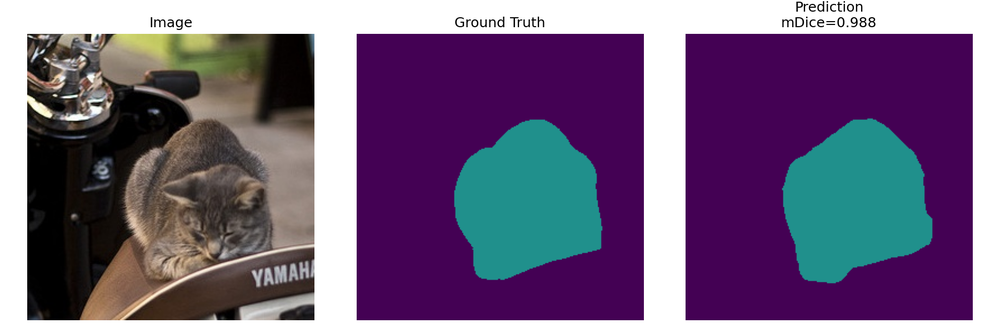
#> input picture practicum_work/supplementary/viz/predictions/best/best_0_0.988_000000556500_5818.jpg.png, 1000 x 333 px, shrunk from 1800 x 600 before the run
$ python compute_per_image_dice.py --pred-dir ../../supplementary/viz/predictions/best --gt-dir ../../supplementary/viz/predictions/best --out-csv out.png
#> lines starting #> are read from the running program, lines starting #| are printed output that depends on the picture; after the words box and inside, x2 and y2 are one past the last pixel; in counts of white or black regions, pixels touching at a corner belong together; long printed decimals are rounded
from __future__ import annotations

"""Подсчёт Dice score по каждому изображению (бинарный случай)."""

import argparse
import csv
from pathlib import Path

import numpy as np
from PIL import Image


def dice_score_binary(pred: np.ndarray, gt: np.ndarray) -> float:
    pred = (pred > 0).astype(np.uint8)
    gt = (gt > 0).astype(np.uint8)
    intersection = np.logical_and(pred == 1, gt == 1).sum()
    denom = pred.sum() + gt.sum()
    if denom == 0:
        return 1.0
    return float(2.0 * intersection / denom)


def main() -> None:
    parser = argparse.ArgumentParser()
    parser.add_argument('--pred-dir', required=True)
    parser.add_argument('--gt-dir', required=True)
    parser.add_argument('--out-csv', required=True)
    args = parser.parse_args()

    pred_dir = Path(args.pred_dir)
    gt_dir = Path(args.gt_dir)
    out_csv = Path(args.out_csv)
    out_csv.parent.mkdir(parents=True, exist_ok=True)

    rows = []
    for pred_path in sorted([p for p in pred_dir.iterdir() if p.is_file()]):
        gt_path = gt_dir / pred_path.name
        if not gt_path.exists():
            print(f'[WARN] GT not found for {pred_path.name}')
            continue

        pred = np.array(Image.open(pred_path))
#> pred is the input picture: shape (333, 1000, 4); mean R, G, B, A 115.5, 99, 128.3, 255
        gt = np.array(Image.open(gt_path))
        if pred.ndim == 3:
            pred = pred[..., 0]
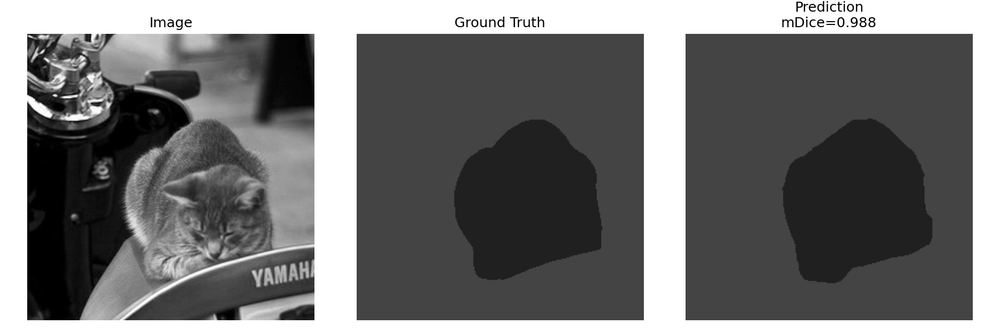
#> pred: shape (333, 1000); min 0, max 255, mean 115.5
        if gt.ndim == 3:
            gt = gt[..., 0]

        rows.append({'file_name': pred_path.name, 'dice': dice_score_binary(pred, gt)})
#> in dice_score_binary, `pred = (pred > 0).astype(np.uint8)`:
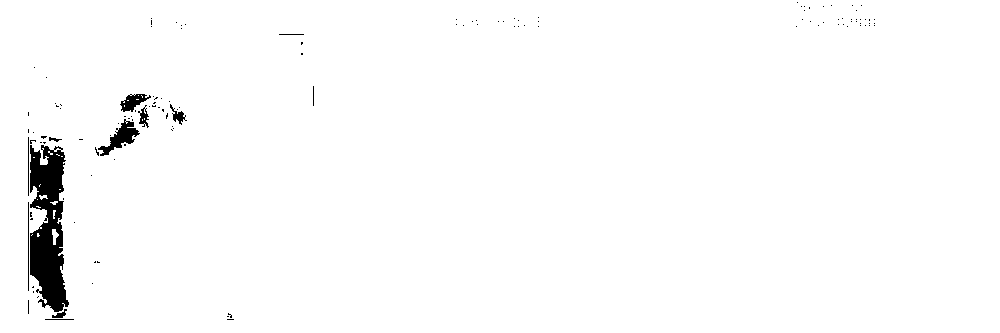
#> pred: shape (333, 1000); values 0 (black) and 1 (white), 98.2% white; 126 black regions (114 under 20 px), largest, box (x1, y1, x2, y2) and area: (30, 145, 69, 312) 4272, (98, 119, 140, 156) 545, (120, 94, 151, 112) 286
#> in dice_score_binary, `intersection = np.logical_and(pred == 1, gt == 1).sum()`: intersection = 327086
#> in dice_score_binary, `denom = pred.sum() + gt.sum()`: denom = 654172
#> pass 2 of the loop in main, `for pred_path in sorted([p for p in pred_dir.iterdir() if p.is_file()]):`:
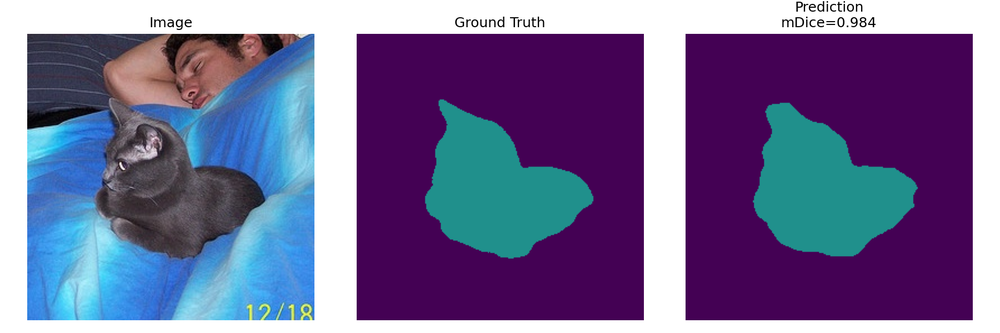
#> input picture practicum_work/supplementary/viz/predictions/best/best_1_0.984_000000543836_507.jpg.png, 1000 x 333 px, shrunk from 1800 x 600 before the run
#> in main, pred is the input picture: shape (333, 1000, 4); mean R, G, B, A 115.7, 108.6, 151.2, 255
#> in main, `pred = pred[..., 0]`:
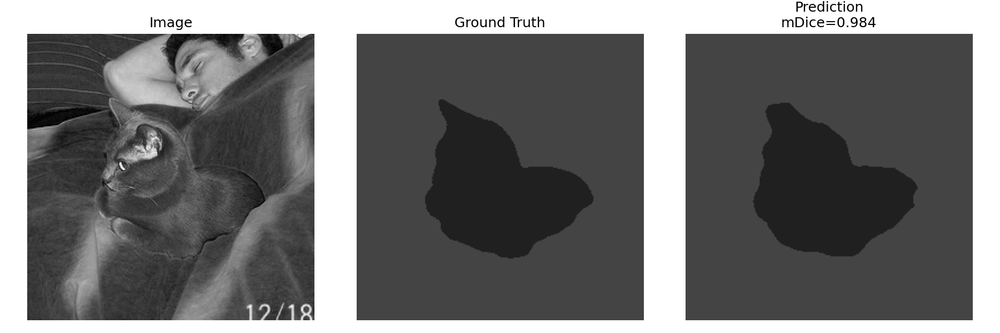
#> pred: shape (333, 1000); min 0, max 255, mean 115.7
#> in dice_score_binary (call 2), `pred = (pred > 0).astype(np.uint8)`:
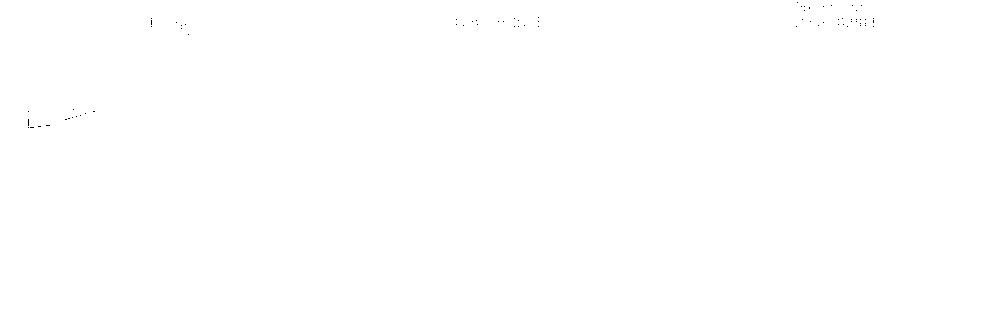
#> pred: shape (333, 1000); values 0 (black) and 1 (white), 100% white; black in thin lines or dots, all inside (x1, y1, x2, y2) = (28, 2, 874, 128)
#> intersection = 332905
#> denom = 665810

    with out_csv.open('w', newline='', encoding='utf-8') as f:
        writer = csv.DictWriter(f, fieldnames=['file_name', 'dice'])
        writer.writeheader()
        writer.writerows(rows)

    if rows:
        mean_dice = sum(r['dice'] for r in rows) / len(rows)
#> mean_dice = 1
        print(f'Mean Dice: {mean_dice:.6f}')
#| Mean Dice: 1.000
    print(f'Saved report to: {out_csv}')


if __name__ == '__main__':
    main()
